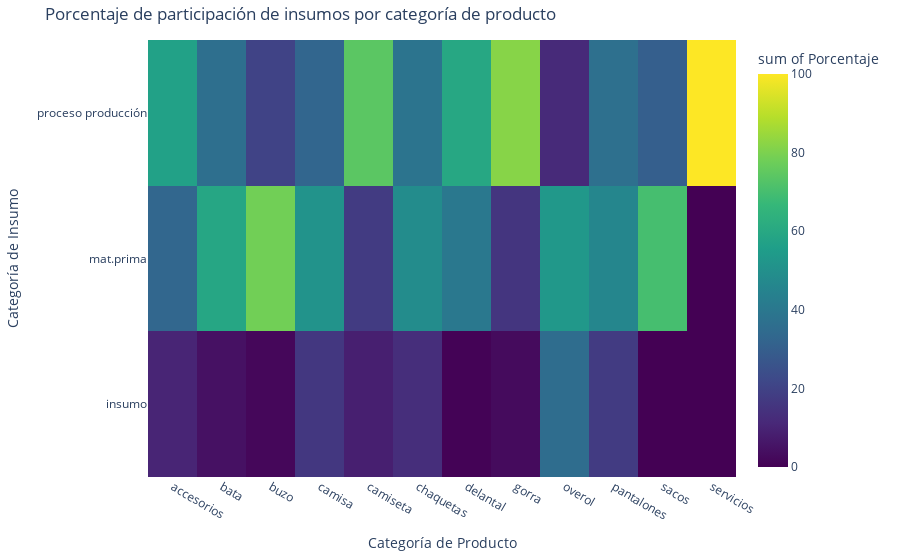
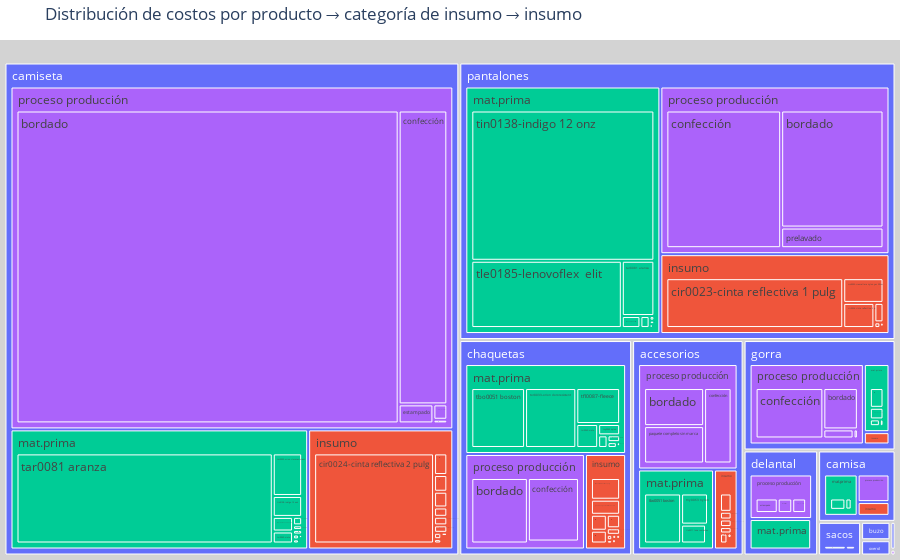
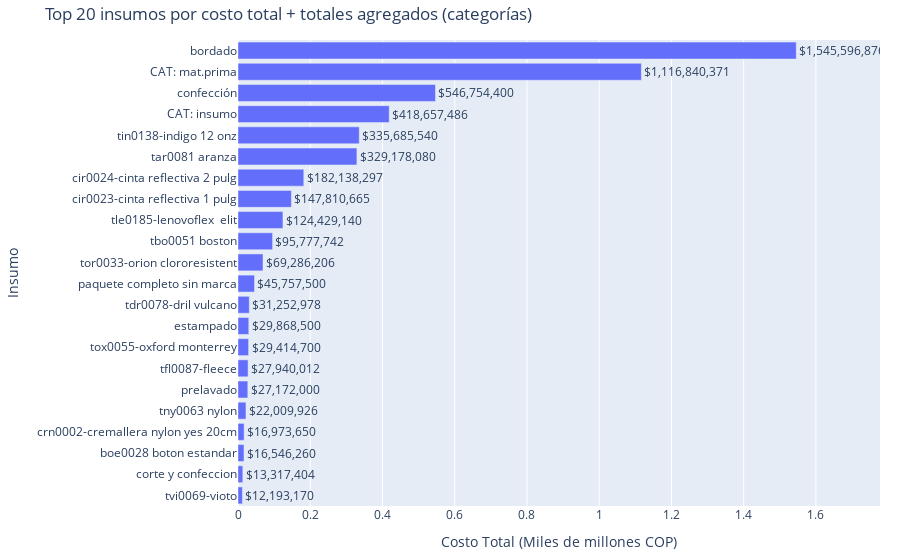

The notebook cell these images were saved under, in order:
### Markdown cell above
### Materias Primas, Insumos y Servicios

Insigths:
- Heatmap qué productos consumen más cada tipo de insumo (Distribucion).
- Treemap: qué materias primas pesan más dentro de cada prenda.
- Bar chart: Insumos que concentran mayor peso en costos.

### Code cell
# === 1. Treemap / Sunburst ===
def grafica_treemap_insumos():
    fig = px.treemap(
        df_maestro_2024,
        path=["Categoría Proc", "categoria_insumo", "Insumo"],
        values="CostoTotalInsumo",
        color="categoria_insumo",
        title="Distribución de costos por producto → categoría de insumo → insumo"
    )

    # Mostrar porcentaje respecto al padre y respecto al total en el hover
    fig.update_traces(
        root_color="lightgrey",
        hovertemplate=(
            "<b>%{label}</b><br>"
            "Costo: %{value:,.0f}<br>"
            "% del padre: %{percentParent:.2%}<br>"
            "% del total: %{percentRoot:.2%}<extra></extra>"
        )
    )

    fig.update_layout(margin=dict(t=40, l=0, r=0, b=0))
    return fig


# === 2. Bar Chart (Top 10 Insumos más costosos) ===
def grafica_top_insumos():
    # Top 10 insumos por costo
    df_top_ins = (
        df_maestro_2024.groupby("Insumo", as_index=False)["CostoTotalInsumo"]
        .sum()
        .sort_values("CostoTotalInsumo", ascending=False)
        .head(20)
    )

    # Totales agregados por categoría (mat.prima e insumo)
    df_cat = (
        df_maestro_2024.groupby("categoria_insumo", as_index=False)["CostoTotalInsumo"]
        .sum()
    )
    df_cat = df_cat[df_cat["categoria_insumo"].isin(["mat.prima", "insumo"])].copy()
    # Renombrar para concatenar y marcar que son agregados de categoría
    df_cat = df_cat.rename(columns={"categoria_insumo": "Insumo"})
    df_cat["Insumo"] = df_cat["Insumo"].apply(lambda x: f"CAT: {x}")

    # Concatenar top insumos + categorías y ordenar
    df_plot = pd.concat([df_top_ins, df_cat], ignore_index=True)
    df_plot = df_plot.sort_values("CostoTotalInsumo", ascending=False).reset_index(drop=True)

    # Columna en miles de millones para el eje x y texto formateado
    df_plot["Costo_mil_millones"] = df_plot["CostoTotalInsumo"] / 1e9
    df_plot["texto"] = df_plot["CostoTotalInsumo"].apply(lambda x: f"${x:,.0f}")

    fig = px.bar(
        df_plot,
        x="Costo_mil_millones",
        y="Insumo",
        orientation="h",
        text="texto",
        title="Top 20 insumos por costo total + totales agregados (categorías)"
    )

    fig.update_traces(textposition="outside", hovertemplate="%{y}<br>Costo: %{text}<br>%{x:.2f} mil millones<extra></extra>")

    fig.update_layout(
        xaxis=dict(
            title="Costo Total (Miles de millones COP)",
            range=[0, df_plot["Costo_mil_millones"].max() * 1.15]
        ),
        yaxis=dict(autorange="reversed"),
        margin=dict(t=40, l=120, r=20, b=40)
    )

    return fig


# === 3. Heatmap (categoría de producto vs categoría de insumo) ===
def grafica_heatmap_insumos():
    df_heat = (
        df_maestro_2024.groupby(["Categoría Proc", "categoria_insumo"], as_index=False)["CostoTotalInsumo"]
        .sum()
    )

    # Calcular el total por categoría de producto
    total_por_categoria = df_heat.groupby("Categoría Proc")["CostoTotalInsumo"].transform("sum")

    # Calcular el porcentaje de participación
    df_heat["Porcentaje"] = (df_heat["CostoTotalInsumo"] / total_por_categoria) * 100

    # Crear el heatmap con el porcentaje
    fig = px.density_heatmap(
        df_heat,
        x="Categoría Proc",
        y="categoria_insumo",
        z="Porcentaje",
        color_continuous_scale="Viridis",
        title="Porcentaje de participación de insumos por categoría de producto"
    )

    fig.update_layout(
        xaxis_title="Categoría de Producto",
        yaxis_title="Categoría de Insumo",
        margin=dict(t=40, l=80, r=20, b=40)
    )

    return fig

grafica_heatmap_insumos().show()
grafica_treemap_insumos().show()
grafica_top_insumos().show()

### Figure 1 — Plotly figure (JSON) as saved in the notebook; plotly's stock layout.template omitted (floating-point values rounded to 4 significant figures)
{"data": [{"coloraxis": "coloraxis", "histfunc": "sum", "hovertemplate": "Categoría Proc=%{x}<br>categoria_insumo=%{y}<br>sum of Porcentaje=%{z}<extra></extra>", "name": "", "type": "histogram2d", "x": ["accesorios", "accesorios", "accesorios", "bata", "bata", "bata", "buzo", "buzo", "buzo", "camisa", "camisa", "camisa", "camiseta", "camiseta", "camiseta", "chaquetas", "chaquetas", "chaquetas", "delantal", "delantal", "delantal", "gorra", "gorra", "gorra", "overol", "overol", "overol", "pantalones", "pantalones", "pantalones", "sacos", "sacos", "servicios"], "xaxis": "x", "xbingroup": "x", "y": ["insumo", "mat.prima", "proceso producción", "insumo", "mat.prima", "proceso producción", "insumo", "mat.prima", "proceso producción", "insumo", "mat.prima", "proceso producción", "insumo", "mat.prima", "proceso producción", "insumo", "mat.prima", "proceso producción", "insumo", "mat.prima", "proceso producción", "insumo", "mat.prima", "proceso producción", "insumo", "mat.prima", "proceso producción", "insumo", "mat.prima", "proceso producción", "mat.prima", "proceso producción", "proceso producción"], "yaxis": "y", "ybingroup": "y", "z": [10.24, 32.9, 56.86, 4.59, 59.13, 36.28, 1.751, 78.2, 20.04, 16.22, 51.28, 32.5, 8.504, 17.44, 74.06, 13.18, 48.5, 38.31, 0.6103, 39.98, 59.41, 2.805, 15.51, 81.68, 35.29, 53.03, 11.68, 17.43, 45.98, 36.59, 69.95, 30.05, 100.0]}], "layout": {"coloraxis": {"colorbar": {"title": {"text": "sum of Porcentaje"}}, "colorscale": [[0, "#440154"], [0.1111, "#482878"], [0.2222, "#3e4989"], [0.3333, "#31688e"], [0.4444, "#26828e"], [0.5556, "#1f9e89"], [0.6667, "#35b779"], [0.7778, "#6ece58"], [0.8889, "#b5de2b"], [1, "#fde725"]]}, "legend": {"tracegroupgap": 0}, "margin": {"b": 40, "l": 80, "r": 20, "t": 40}, "title": {"text": "Porcentaje de participación de insumos por categoría de producto"}, "xaxis": {"anchor": "y", "domain": [0, 1], "title": {"text": "Categoría de Producto"}}, "yaxis": {"anchor": "x", "domain": [0, 1], "title": {"text": "Categoría de Insumo"}}}}

### Figure 2 — Plotly figure (JSON) as saved in the notebook; plotly's stock layout.template omitted (floating-point values rounded to 4 significant figures; data arrays with more than 128 entries replaced by an {"elided": "..."} marker saying what was removed)
{"data": [{"branchvalues": "total", "customdata": {"elided": "231x1 str values"}, "domain": {"x": [0, 1], "y": [0, 1]}, "hovertemplate": "<b>%{label}</b><br>Costo: %{value:,.0f}<br>% del padre: %{percentParent:.2%}<br>% del total: %{percentRoot:.2%}<extra></extra>", "ids": {"elided": "231 str values"}, "labels": {"elided": "231 str values"}, "marker": {"colors": {"elided": "231 str values"}}, "name": "", "parents": {"elided": "231 str values"}, "root": {"color": "lightgrey"}, "type": "treemap", "values": {"elided": "231 float values"}}], "layout": {"legend": {"tracegroupgap": 0}, "margin": {"b": 0, "l": 0, "r": 0, "t": 40}, "title": {"text": "Distribución de costos por producto → categoría de insumo → insumo"}}}

### Figure 3 — Plotly figure (JSON) as saved in the notebook; plotly's stock layout.template omitted (floating-point values rounded to 4 significant figures)
{"data": [{"hovertemplate": "%{y}<br>Costo: %{text}<br>%{x:.2f} mil millones<extra></extra>", "legendgroup": "", "marker": {"color": "#636efa", "pattern": {"shape": ""}}, "name": "", "orientation": "h", "showlegend": false, "text": ["$1,545,596,876", "$1,116,840,371", "$546,754,400", "$418,657,486", "$335,685,540", "$329,178,080", "$182,138,297", "$147,810,665", "$124,429,140", "$95,777,742", "$69,286,206", "$45,757,500", "$31,252,978", "$29,868,500", "$29,414,700", "$27,940,012", "$27,172,000", "$22,009,926", "$16,973,650", "$16,546,260", "$13,317,404", "$12,193,170"], "textposition": "outside", "type": "bar", "x": [1.546, 1.117, 0.5468, 0.4187, 0.3357, 0.3292, 0.1821, 0.1478, 0.1244, 0.09578, 0.06929, 0.04576, 0.03125, 0.02987, 0.02941, 0.02794, 0.02717, 0.02201, 0.01697, 0.01655, 0.01332, 0.01219], "xaxis": "x", "y": ["bordado", "CAT: mat.prima", "confección", "CAT: insumo", "tin0138-indigo 12 onz", "tar0081 aranza", "cir0024-cinta reflectiva 2 pulg", "cir0023-cinta reflectiva 1 pulg", "tle0185-lenovoflex  elit", "tbo0051 boston", "tor0033-orion clororesistent", "paquete completo sin marca", "tdr0078-dril vulcano", "estampado", "tox0055-oxford monterrey", "tfl0087-fleece", "prelavado", "tny0063 nylon", "crn0002-cremallera nylon yes 20cm", "boe0028 boton estandar", "corte y confeccion", "tvi0069-vioto"], "yaxis": "y"}], "layout": {"barmode": "relative", "legend": {"tracegroupgap": 0}, "margin": {"b": 40, "l": 120, "r": 20, "t": 40}, "title": {"text": "Top 20 insumos por costo total + totales agregados (categorías)"}, "xaxis": {"anchor": "y", "domain": [0, 1], "range": [0, 1.777], "title": {"text": "Costo Total (Miles de millones COP)"}}, "yaxis": {"anchor": "x", "autorange": "reversed", "domain": [0, 1], "title": {"text": "Insumo"}}}}
